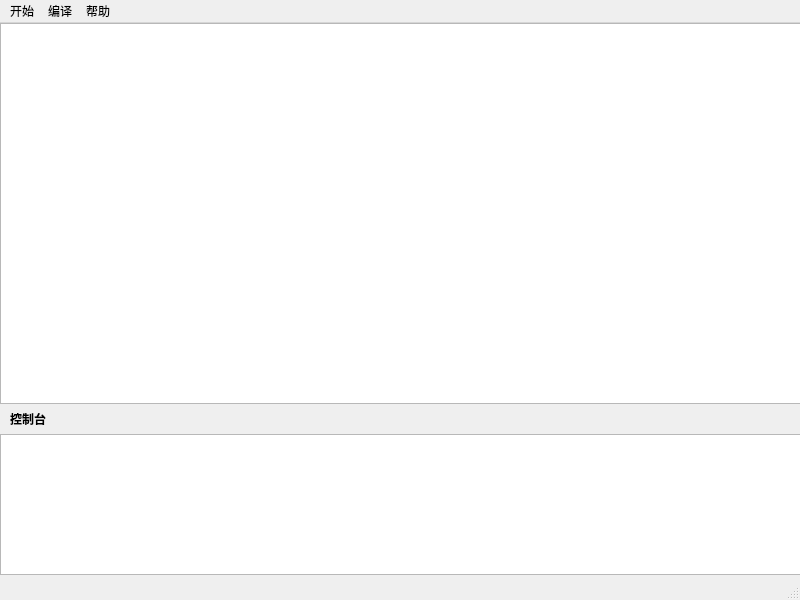
<?xml version="1.0" encoding="UTF-8"?>
<ui version="4.0">
 <class>MainWindow</class>
 <widget class="QMainWindow" name="MainWindow">
  <property name="geometry">
   <rect>
    <x>0</x>
    <y>0</y>
    <width>800</width>
    <height>600</height>
   </rect>
  </property>
  <property name="windowTitle">
   <string>TINY+ Language Compiler</string>
  </property>
  <widget class="QWidget" name="centralwidget">
   <widget class="QTextBrowser" name="output">
    <property name="geometry">
     <rect>
      <x>0</x>
      <y>411</y>
      <width>801</width>
      <height>141</height>
     </rect>
    </property>
   </widget>
   <widget class="QLabel" name="console">
    <property name="geometry">
     <rect>
      <x>10</x>
      <y>390</y>
      <width>54</width>
      <height>12</height>
     </rect>
    </property>
    <property name="font">
     <font>
      <family>Microsoft YaHei UI</family>
      <weight>75</weight>
      <bold>true</bold>
     </font>
    </property>
    <property name="text">
     <string>控制台</string>
    </property>
   </widget>
   <widget class="QPlainTextEdit" name="input">
    <property name="geometry">
     <rect>
      <x>0</x>
      <y>0</y>
      <width>801</width>
      <height>381</height>
     </rect>
    </property>
   </widget>
  </widget>
  <widget class="QMenuBar" name="menubar">
   <property name="geometry">
    <rect>
     <x>0</x>
     <y>0</y>
     <width>800</width>
     <height>23</height>
    </rect>
   </property>
   <widget class="QMenu" name="start">
    <property name="title">
     <string>开始</string>
    </property>
    <addaction name="newfile"/>
    <addaction name="openfile"/>
    <addaction name="savefile"/>
    <addaction name="separator"/>
    <addaction name="quit"/>
   </widget>
   <widget class="QMenu" name="compile">
    <property name="title">
     <string>编译</string>
    </property>
    <addaction name="compile_2"/>
    <addaction name="execute"/>
    <addaction name="separator"/>
    <addaction name="scan"/>
    <addaction name="parse"/>
    <addaction name="middle"/>
   </widget>
   <widget class="QMenu" name="menu_3">
    <property name="title">
     <string>帮助</string>
    </property>
    <addaction name="description"/>
    <addaction name="separator"/>
    <addaction name="actionabout"/>
   </widget>
   <addaction name="start"/>
   <addaction name="compile"/>
   <addaction name="menu_3"/>
  </widget>
  <widget class="QStatusBar" name="statusbar"/>
  <action name="newfile">
   <property name="text">
    <string>新建脚本文件</string>
   </property>
   <property name="shortcut">
    <string>Ctrl+N</string>
   </property>
   <property name="shortcutContext">
    <enum>Qt::WindowShortcut</enum>
   </property>
   <property name="shortcutVisibleInContextMenu">
    <bool>true</bool>
   </property>
  </action>
  <action name="openfile">
   <property name="text">
    <string>打开脚本文件</string>
   </property>
   <property name="shortcut">
    <string>Ctrl+O</string>
   </property>
  </action>
  <action name="quit">
   <property name="text">
    <string>退出程序</string>
   </property>
   <property name="iconText">
    <string>退出程序</string>
   </property>
   <property name="shortcut">
    <string>Ctrl+Q</string>
   </property>
   <property name="shortcutVisibleInContextMenu">
    <bool>true</bool>
   </property>
  </action>
  <action name="compile_2">
   <property name="text">
    <string>编译</string>
   </property>
   <property name="shortcut">
    <string>F5</string>
   </property>
   <property name="shortcutVisibleInContextMenu">
    <bool>true</bool>
   </property>
  </action>
  <action name="execute">
   <property name="text">
    <string>运行</string>
   </property>
   <property name="shortcut">
    <string>F6</string>
   </property>
   <property name="shortcutVisibleInContextMenu">
    <bool>true</bool>
   </property>
  </action>
  <action name="scan">
   <property name="text">
    <string>词法分析结果</string>
   </property>
   <property name="shortcut">
    <string>F7</string>
   </property>
   <property name="shortcutVisibleInContextMenu">
    <bool>true</bool>
   </property>
  </action>
  <action name="parse">
   <property name="text">
    <string>语法分析结果</string>
   </property>
   <property name="shortcut">
    <string>F8</string>
   </property>
   <property name="shortcutVisibleInContextMenu">
    <bool>true</bool>
   </property>
  </action>
  <action name="middle">
   <property name="text">
    <string>查看中间代码</string>
   </property>
   <property name="shortcut">
    <string>F9</string>
   </property>
   <property name="shortcutVisibleInContextMenu">
    <bool>true</bool>
   </property>
  </action>
  <action name="description">
   <property name="text">
    <string>TINY+ 语言描述</string>
   </property>
   <property name="shortcut">
    <string>Ctrl+H</string>
   </property>
   <property name="shortcutVisibleInContextMenu">
    <bool>true</bool>
   </property>
  </action>
  <action name="actionabout">
   <property name="text">
    <string>关于</string>
   </property>
   <property name="shortcut">
    <string>Ctrl+A</string>
   </property>
   <property name="shortcutVisibleInContextMenu">
    <bool>true</bool>
   </property>
  </action>
  <action name="savefile">
   <property name="text">
    <string>保存脚本文件</string>
   </property>
   <property name="shortcut">
    <string>Ctrl+S</string>
   </property>
   <property name="shortcutVisibleInContextMenu">
    <bool>true</bool>
   </property>
  </action>
 </widget>
 <tabstops>
  <tabstop>input</tabstop>
  <tabstop>output</tabstop>
 </tabstops>
 <resources/>
 <connections/>
</ui>
